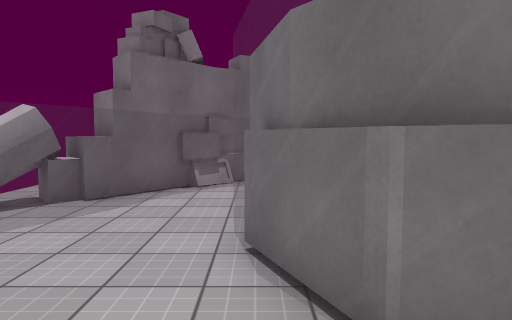
view 1 (above)

24 first-person views from a walk through a 3-D level made in the Unity game engine. The camera is 1.5 m above the floor, tilts 4° down and sees 70° across. The floor is counted in squares, 1 m on a side. Each view is taken from the middle of a square. On the plan, view 1 faces up. The plan holds only what a view shows up to about 16 squares ahead; the rest is blank. The place goes on beyond the plan. The player character is not drawn. Some animated figures are left out. Surface patterns are stand-ins for the level's own textures.

view 2
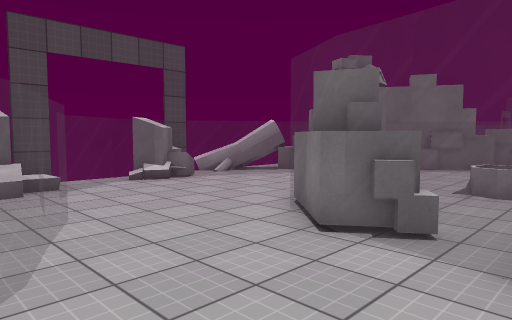

view 3
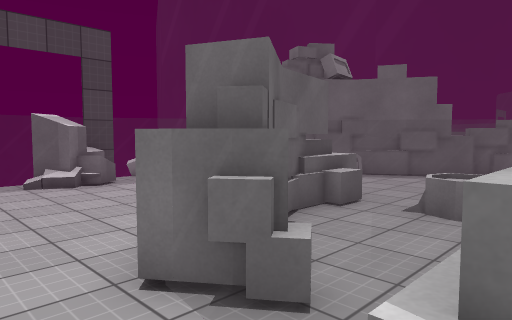

view 4
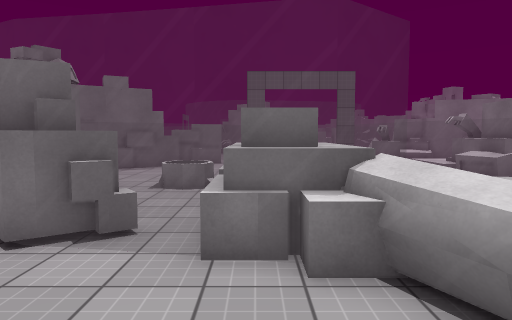

view 5
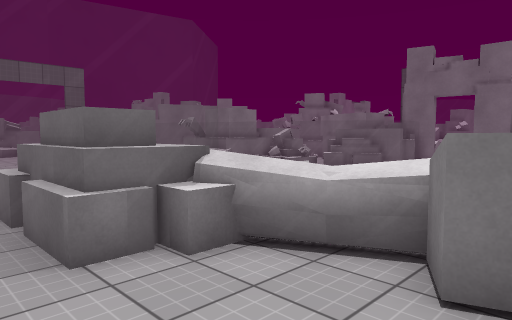

view 6
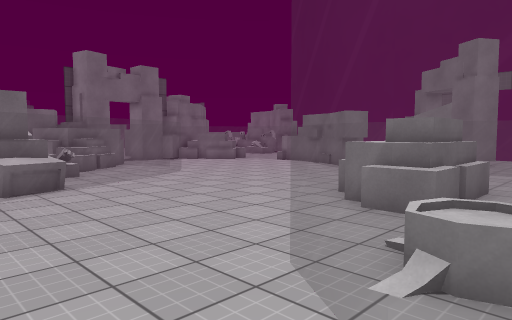

view 7
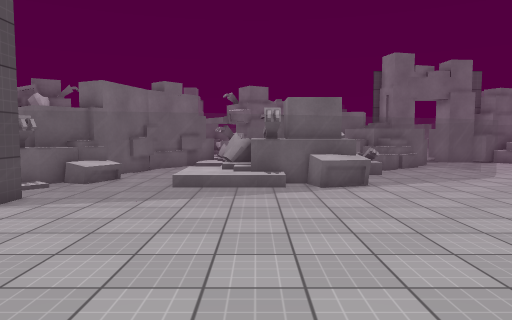

view 8
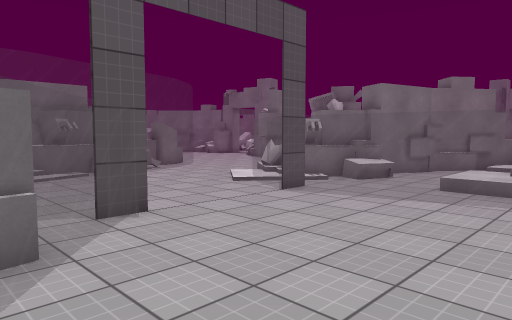

view 9
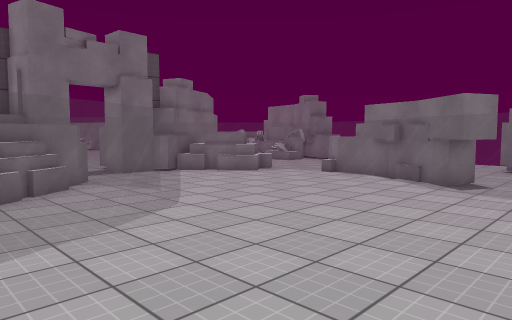

view 10
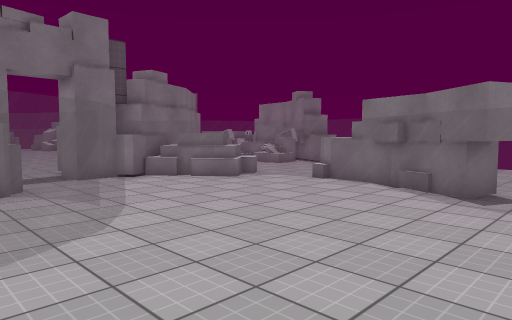

view 11
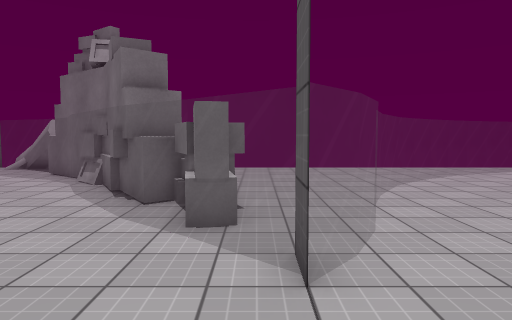

view 12
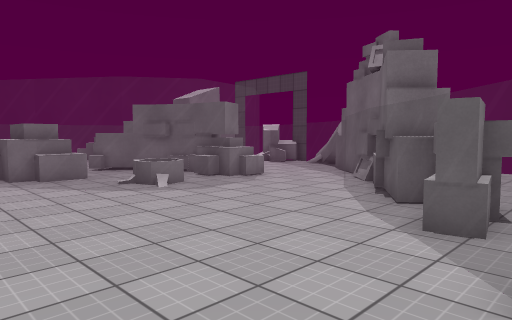

view 13
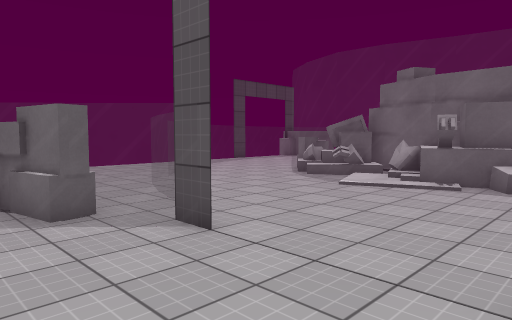

view 14
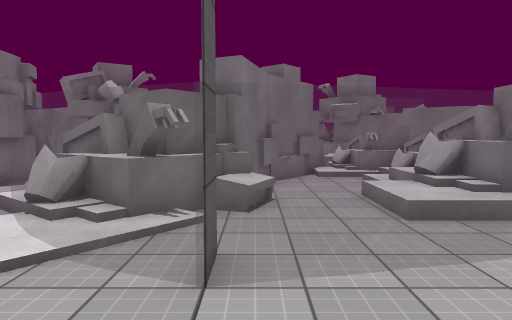

view 15
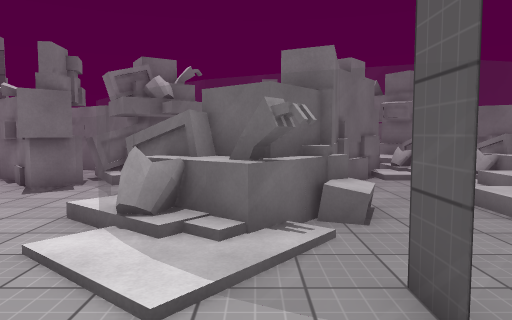

view 16
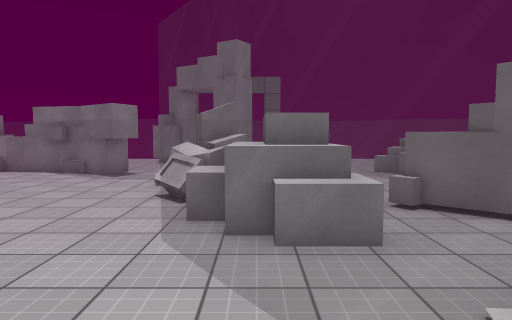

view 17
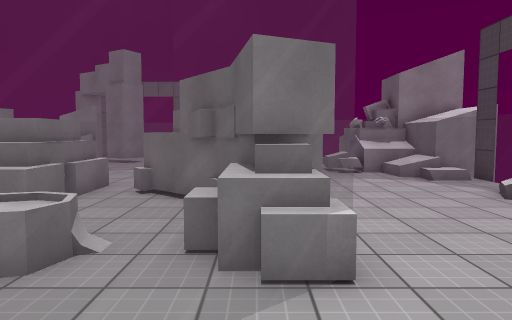

view 18
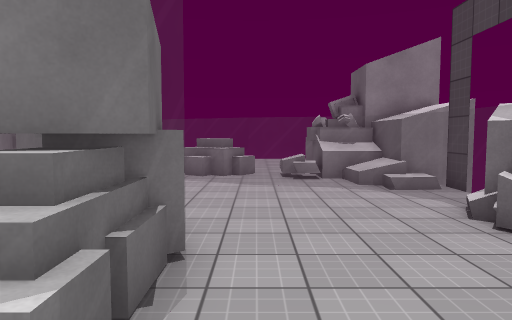

view 19
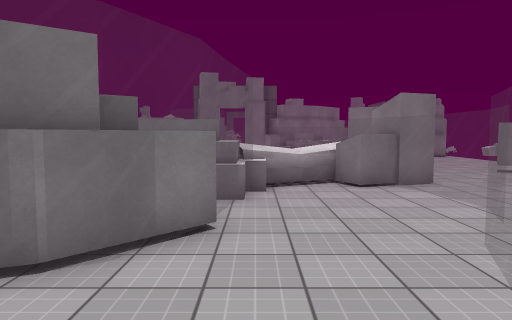

view 20
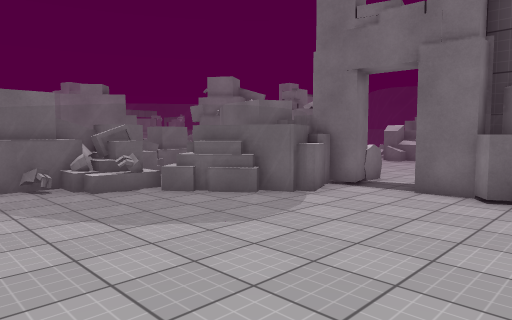

view 21
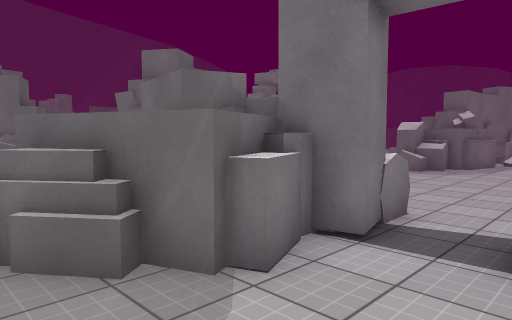

view 22
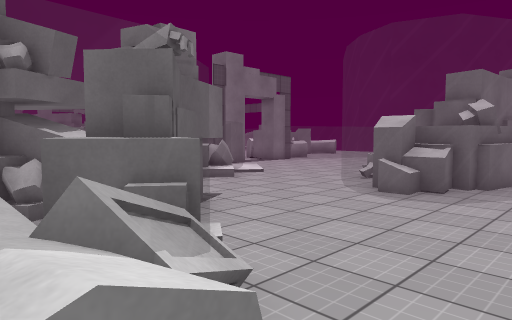

view 23
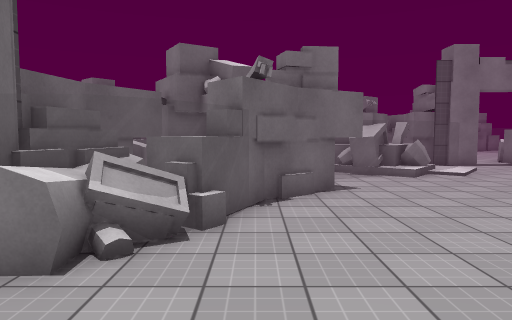

view 24
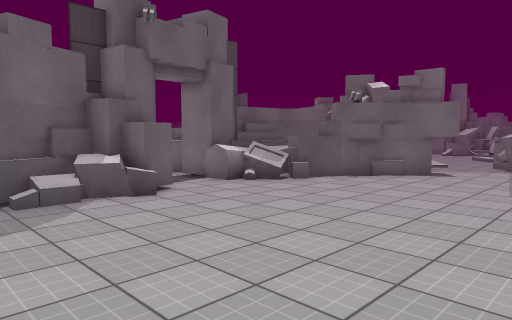

### Floor plan
Key: @ floor where view 1 was taken; # wall or solid block; . main floor; : floor 0.25 m higher than the main floor; / step, stairs or slope; = window, fence, low wall or low ledge; ^ raised ledge; T TV; O other object.
Columns run from 7 left of view 1 to 35 right of it. Each row starts with its distance up from view 1.
 25   ==.   ===O==OOO O      .O   OO
 24  ..=.....======== =    .OOOOO OO
 23  ..==......====.....  ...O=OOO
 22  ...=....................==OOO
 21  ....=................==     O
 20  ....===.........../==OO
 19  ......==........./==OO
 18   ......====......==OOO
 17  ..........===....=.OO##
 16  ........ OO==....=..OOO^##
 15   ...... OO==.....=......##^ #        OOOO
 14   ..    ##==......==.......##^       OOOO==
 13        ##==........=.:::...:=O O     OOO==/
 12      ###=..........=.:OO   OOOOO    ====...
 11      #T=...........==OOOOOOOOOOOOOO =......
 10    ^^==.............=OOO OOOOO.OOOO  ......
  9   ^^==.....=........=OO OOOO OOOOO  OO....=
  8   O^=...=====.......=OOOOO   OOO  OO.....==
  7  OO==..=O==O==.......=.OOO  OO  OOO.....=O
  6 OOO=...=O==O===......==.OOO OO OOO.....==OO
  5 OO==...=O======.......=..OOO  OOO=......==O
  4 #O=....=O====O==......==..OOO=##=T......===
  3 OO=.....OO===OO=.......==..==OOOO..........
  2  O=.....=OO==OOO........====.............
  1  ==......OO==OO=..............O..........
  0 #.=....@......=OT.............OOO........
 -1 ##==...........OO............^##OO.......
 -2 OOO.====.......=OO...........=##O=.......
 -3 OOOOOO.===.....O===.........=O#^#==.....
 -4 OOOOOO.OO==...=OO ===......=O O^   ....
 -5 OOOO OOOOO= ===OO .OO==...==O            .
 -6   OOO..  O. ..... .O  OO===..

Where each view was taken, in squares from view 1:
view 1: 0 up, 0 right, facing up
view 2: 4 down, 6 right, facing up-left
view 3: 1 down, 6 right, facing up-left
view 4: 4 down, 6 right, facing up
view 5: 4 down, 4 right, facing up-right
view 6: 11 up, 3 right, facing down-right
view 7: 11 up, 3 right, facing right
view 8: 10 up, 3 right, facing up-right
view 9: 7 up, 9 right, facing down-right
view 10: 5 up, 10 right, facing down-right
view 11: 16 up, 10 right, facing left
view 12: 17 up, 10 right, facing down-left
view 13: 13 up, 11 right, facing up-left
view 14: 16 up, 7 right, facing right
view 15: 18 up, 8 right, facing right
view 16: 9 up, 7 right, facing down
view 17: 11 up, 1 right, facing down
view 18: 9 up, 1 left, facing down
view 19: 0 up, 3 left, facing right
view 20: 3 down, 13 right, facing up-right
view 21: 0 up, 18 right, facing up-right
view 22: 2 up, 24 right, facing up-right
view 23: 1 down, 27 right, facing up
view 24: 5 down, 34 right, facing up-left
